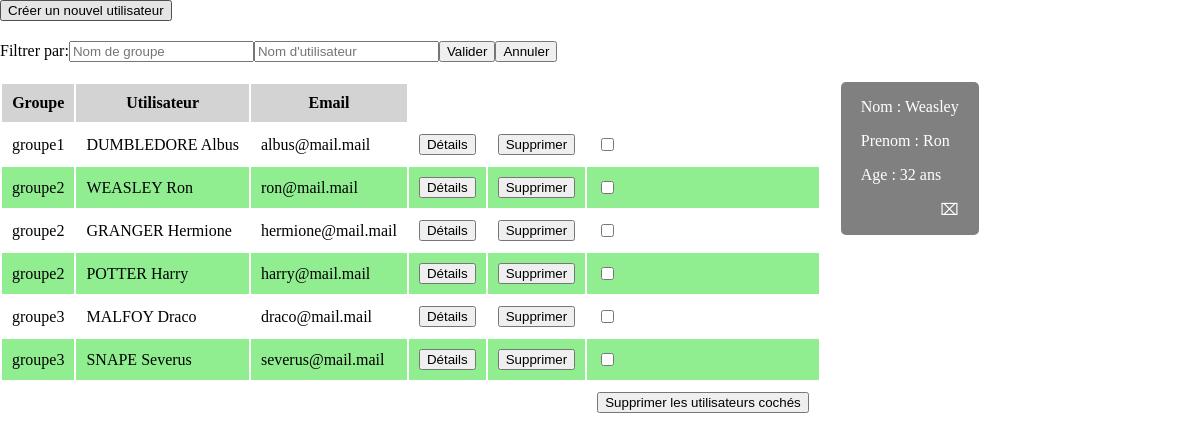
/?controller=user&action=display&details=5, run on the app's committed database.
### tables this page shows
CREATE TABLE `utilisateur` (
  `u_id` int(11) NOT NULL,
  `u_nom` varchar(60) DEFAULT NULL,
  `u_prenom` varchar(60) DEFAULT NULL,
  `u_email` varchar(60) DEFAULT NULL,
  `u_dateNaissance` date DEFAULT NULL,
  `u_groupe` int(11) DEFAULT NULL
);

CREATE TABLE `groupe` (
  `g_id` int(11) NOT NULL,
  `g_nom` varchar(60) DEFAULT NULL
);

### controller/UserController.php (called while the page is built, shortened)
<?php
class UserController extends CoreController
{
	public function display(){
		$bdd = new UserModel();
		$detailsId = $this->parameters['details'] ?? null;
		if(!is_null($detailsId)){
			$details = $bdd->selectOneUser($detailsId);
			$details['age'] = $this->calculAge($details['u_dateNaissance']);
		}
		if(empty($this->parameters['rechGroupe']) && empty($this->parameters['rechNom'])){
			$data = $bdd->selectAll();
		}else{
			$rechNom = htmlentities($this->parameters['rechNom']) ?? null;
			$rechGroupe = htmlentities($this->parameters['rechGroupe']) ?? null;
			$data = $bdd->selectUsersBy($rechGroupe,$rechNom);
		}
		require(VIEWS_PATH . DS . 'displayView.php');
		require(VIEWS_PATH . DS . 'layout.php');
	}
	public function calculAge($date){
		$anniversaire = new DateTime($date);
		$currentTime = new DateTime();
		return $anniversaire->diff($currentTime)->y;
	}
}

### index.php (called while the page is built, shortened)
<?php
$params = array('controller'=>'user','action'=>'display');
$params = array_merge($params,$_GET);
$controllerName = ucfirst($params['controller']).'Controller';
$action = $params['action'];
if(file_exists(CONTROLLERS_PATH . DS . $controllerName . '.php')){
	$controller = new $controllerName;
}else{
	http_response_code(404);
    include(VIEWS_PATH . DS . '404.php');
    exit;
}
$controller->setParameters($_GET);
if(method_exists($controller, $action)){
	$controller->$action();
}else{
	http_response_code(404);
    include(VIEWS_PATH . DS . '404.php');
    exit;
}

### model/CoreModel.php (called while the page is built, shortened)
<?php
class CoreModel
{
	private static $pdo = NULL;
	public function __construct(){
		if(self::$pdo == NULL){
			self::$pdo = new PDO ('mysql:host=' . DB_HOST . ';dbname=' . DB_NAME . ';charset=utf8', DB_USER, DB_PASS);
			self::$pdo->setAttribute(PDO::ATTR_ERRMODE, PDO::ERRMODE_EXCEPTION);
		}
		return self::$pdo;
	}
	protected function makeStatement($sql, $params = array())
    {
        if(count($params) == 0)
        {
            $statement = self::$pdo->query($sql);
        }
        else
        {
            if(($statement = self::$pdo->prepare($sql)) !== false)
            {
                foreach ($params as $placeholder => $value)
                {
                    switch(gettype($value))
                    {
                        case "integer":
                            $type = PDO::PARAM_INT;
                            break;
                        case "boolean":
                            $type = PDO::PARAM_BOOL;
                            break;
                        case "NULL":
                            $type = PDO::PARAM_NULL;
                            break;
                        default:
                            $type = PDO::PARAM_STR;
                    }
                    if($statement->bindValue($placeholder, $value, $type) === false)
                        return false;
                }
                if(!$statement->execute())
                {
                    return false;
                }
            }
        }
        return $statement;
    }
    protected function makeSelect($sql, $params = array(), $fetchStyle = PDO::FETCH_ASSOC, $fetchArg = NULL)
    {
        $statement = $this->makeStatement($sql, $params);
        $data = is_null($fetchArg) ? $statement->fetchAll($fetchStyle) : $statement->fetchAll($fetchStyle, $fetchArg);
        return $data;
    }
}

### model/UserModel.php (called while the page is built, shortened)
<?php
class UserModel extends CoreModel
{
	public function selectAll(){
		$req = 'SELECT * FROM utilisateur
				INNER JOIN groupe ON g_id = u_groupe
				ORDER BY g_nom ASC';
		return $this->makeSelect($req);
	}
}

### controller/CoreController.php (called while the page is built, shortened)
<?php
class CoreController{
	public function setParameters(array $parameters){
		$this->parameters = $parameters;
	}
}

### view/displayView.php (the view, shortened to what this page needs)
	<a href=".?controller=user&action=creation"><button>Créer un nouvel utilisateur</button></a>
<?php
createForm();
createTable($data);
if(!is_null($detailsId)){
	createDetails($details);
}
function createForm(){
	echo '<form action="." method="GET">';
	echo '<label>Filtrer par:</label>';
	echo '<input type="text" name="rechGroupe" placeholder="Nom de groupe">';
	echo '<input type="text" name="rechNom" placeholder="Nom d\'utilisateur">';
	echo '<input type="submit" value="Valider">';
	echo '<a href="."><button type="button" class="cancel">Annuler</button></a>';
	echo '</form>';
}
function createTable($data){
	echo '<form method="GET" action=".">';
	echo '<table>';
	echo '<thead>';
	echo '<th>Groupe</th><th>Utilisateur</th><th>Email</th>';
	echo '</thead>';
	foreach($data as $value){
		echo '<tr>';
		echo '<td>'.$value['g_nom'].'</td><td>'.strtoupper($value['u_nom']).' '.$value['u_prenom'].'</td><td>'.$value['u_email'].'</td>';
		echo '<td><a href=".?controller=user&action=display&details='.$value['u_id'].'"><button type="button">Détails</button></a></td>';
		echo '<td><a href=".?controller=user&action=supprimer&id='.$value['u_id'].'"><button type="button">Supprimer</button></a></td>';
		echo '<td><input type="checkbox" name="'.$value['u_id'].'" value="supprimer"></td>';
		echo '</tr>';
	}
	echo '<tr>';
	echo '<td colspan=5></td><td><input type="submit" value="Supprimer les utilisateurs cochés"></td>';
	echo '</tr>';
	echo '</table>';
	echo '</form>';
}
function createDetails($details){
	echo '<div class="details">';
	echo '<p>Nom : '.$details['u_nom'].'</p>';
	echo '<p>Prenom : '.$details['u_prenom'].'</p>';
	echo '<p>Age : '.$details['age'].' ans</p>';
	echo '<a href="." title="Fermer"><p>&#x2327</p></a>';
	echo '</div>';
}

### assets/css/user.css (style rules this page uses)
body { margin: 0; font-family: Verdana; }
td, th { padding: 10px; }
table { float: left; }
table tr:nth-child(even) { background-color: lightgreen; }
thead { background-color: lightgrey; }
.details { float: left; margin-left: 20px; background-color: grey; color: white; border-radius: 5px; padding: 0 20px 0 20px; }
.details a, form#creation a { text-decoration: none; text-align: right; color: white; }
form { margin: 20px 0; }
.cancel { float }

### data on the page
utilisateur: groupe.g_nom "groupe1", u_nom "DUMBLEDORE", u_prenom "Albus", u_email "albus@mail.mail"
utilisateur: groupe.g_nom "groupe2", u_nom "WEASLEY", u_prenom "Ron", u_email "ron@mail.mail"
utilisateur: groupe.g_nom "groupe2", u_nom "GRANGER", u_prenom "Hermione", u_email "hermione@mail.mail"
utilisateur: groupe.g_nom "groupe2", u_nom "POTTER", u_prenom "Harry", u_email "harry@mail.mail"
utilisateur: groupe.g_nom "groupe3", u_nom "MALFOY", u_prenom "Draco", u_email "draco@mail.mail"
utilisateur: groupe.g_nom "groupe3", u_nom "SNAPE", u_prenom "Severus", u_email "severus@mail.mail"

### other printed values
$details['u_nom'] "Weasley"
$details['u_prenom'] "Ron"
$details['age'] "32"
